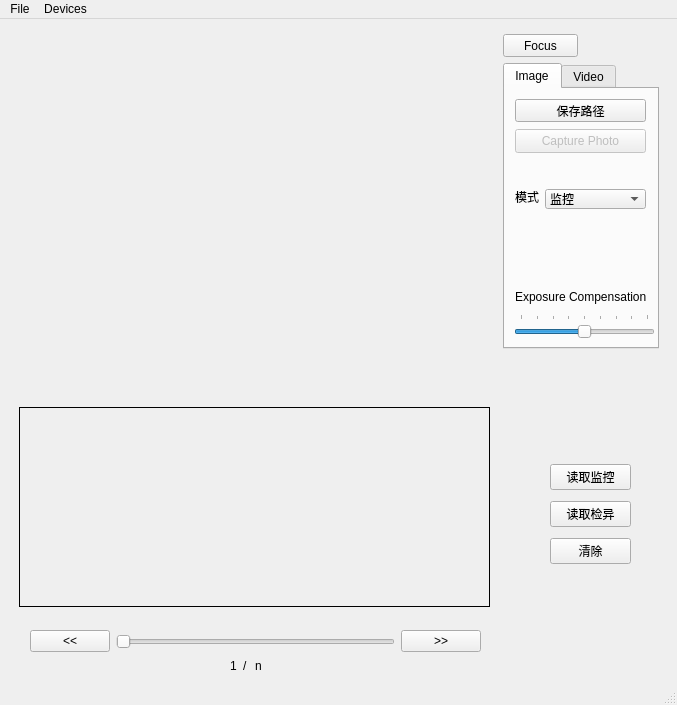
<?xml version="1.0" encoding="UTF-8"?>
<ui version="4.0">
 <class>Camera</class>
 <widget class="QMainWindow" name="Camera">
  <property name="geometry">
   <rect>
    <x>0</x>
    <y>0</y>
    <width>677</width>
    <height>705</height>
   </rect>
  </property>
  <property name="windowTitle">
   <string>Camera</string>
  </property>
  <widget class="QWidget" name="centralwidget">
   <widget class="QStackedWidget" name="stackedWidget">
    <property name="geometry">
     <rect>
      <x>9</x>
      <y>9</y>
      <width>491</width>
      <height>351</height>
     </rect>
    </property>
    <property name="sizePolicy">
     <sizepolicy hsizetype="Preferred" vsizetype="Preferred">
      <horstretch>1</horstretch>
      <verstretch>0</verstretch>
     </sizepolicy>
    </property>
    <property name="palette">
     <palette>
      <active>
       <colorrole role="Base">
        <brush brushstyle="SolidPattern">
         <color alpha="255">
          <red>255</red>
          <green>255</green>
          <blue>255</blue>
         </color>
        </brush>
       </colorrole>
       <colorrole role="Window">
        <brush brushstyle="SolidPattern">
         <color alpha="255">
          <red>145</red>
          <green>145</green>
          <blue>145</blue>
         </color>
        </brush>
       </colorrole>
      </active>
      <inactive>
       <colorrole role="Base">
        <brush brushstyle="SolidPattern">
         <color alpha="255">
          <red>255</red>
          <green>255</green>
          <blue>255</blue>
         </color>
        </brush>
       </colorrole>
       <colorrole role="Window">
        <brush brushstyle="SolidPattern">
         <color alpha="255">
          <red>145</red>
          <green>145</green>
          <blue>145</blue>
         </color>
        </brush>
       </colorrole>
      </inactive>
      <disabled>
       <colorrole role="Base">
        <brush brushstyle="SolidPattern">
         <color alpha="255">
          <red>145</red>
          <green>145</green>
          <blue>145</blue>
         </color>
        </brush>
       </colorrole>
       <colorrole role="Window">
        <brush brushstyle="SolidPattern">
         <color alpha="255">
          <red>145</red>
          <green>145</green>
          <blue>145</blue>
         </color>
        </brush>
       </colorrole>
      </disabled>
     </palette>
    </property>
    <property name="currentIndex">
     <number>0</number>
    </property>
    <widget class="QWidget" name="viewfinderPage">
     <layout class="QGridLayout" name="gridLayout_5">
      <item row="0" column="0">
       <widget class="QCameraViewfinder" name="viewfinder" native="true"/>
      </item>
     </layout>
    </widget>
    <widget class="QWidget" name="previewPage">
     <layout class="QGridLayout" name="gridLayout_4">
      <item row="0" column="0">
       <widget class="QLabel" name="lastImagePreviewLabel">
        <property name="sizePolicy">
         <sizepolicy hsizetype="Preferred" vsizetype="MinimumExpanding">
          <horstretch>0</horstretch>
          <verstretch>0</verstretch>
         </sizepolicy>
        </property>
        <property name="frameShape">
         <enum>QFrame::Box</enum>
        </property>
        <property name="text">
         <string/>
        </property>
       </widget>
      </item>
     </layout>
    </widget>
   </widget>
   <widget class="QPushButton" name="lockButton">
    <property name="geometry">
     <rect>
      <x>503</x>
      <y>15</y>
      <width>75</width>
      <height>23</height>
     </rect>
    </property>
    <property name="text">
     <string>Focus</string>
    </property>
   </widget>
   <widget class="QTabWidget" name="captureWidget">
    <property name="geometry">
     <rect>
      <x>503</x>
      <y>44</y>
      <width>156</width>
      <height>286</height>
     </rect>
    </property>
    <property name="currentIndex">
     <number>0</number>
    </property>
    <widget class="QWidget" name="tab_2">
     <attribute name="title">
      <string>Image</string>
     </attribute>
     <widget class="QPushButton" name="takeImageButton">
      <property name="enabled">
       <bool>false</bool>
      </property>
      <property name="geometry">
       <rect>
        <x>10</x>
        <y>40</y>
        <width>131</width>
        <height>24</height>
       </rect>
      </property>
      <property name="text">
       <string>Capture Photo</string>
      </property>
      <property name="icon">
       <iconset resource="camera.qrc">
        <normaloff>:/images/shutter.svg</normaloff>:/images/shutter.svg</iconset>
      </property>
     </widget>
     <widget class="QLabel" name="label">
      <property name="geometry">
       <rect>
        <x>10</x>
        <y>200</y>
        <width>132</width>
        <height>16</height>
       </rect>
      </property>
      <property name="text">
       <string>Exposure Compensation:</string>
      </property>
     </widget>
     <widget class="QSlider" name="exposureCompensation">
      <property name="geometry">
       <rect>
        <x>9</x>
        <y>225</y>
        <width>141</width>
        <height>27</height>
       </rect>
      </property>
      <property name="minimum">
       <number>-4</number>
      </property>
      <property name="maximum">
       <number>4</number>
      </property>
      <property name="pageStep">
       <number>2</number>
      </property>
      <property name="orientation">
       <enum>Qt::Horizontal</enum>
      </property>
      <property name="tickPosition">
       <enum>QSlider::TicksAbove</enum>
      </property>
     </widget>
     <widget class="QLabel" name="mode">
      <property name="geometry">
       <rect>
        <x>10</x>
        <y>100</y>
        <width>24</width>
        <height>16</height>
       </rect>
      </property>
      <property name="text">
       <string>模式</string>
      </property>
     </widget>
     <widget class="QComboBox" name="modeComboBox">
      <property name="geometry">
       <rect>
        <x>40</x>
        <y>100</y>
        <width>101</width>
        <height>20</height>
       </rect>
      </property>
      <property name="toolTip">
       <string>请选择模式</string>
      </property>
      <property name="sizeAdjustPolicy">
       <enum>QComboBox::AdjustToContentsOnFirstShow</enum>
      </property>
      <item>
       <property name="text">
        <string extracomment="实时监控">监控</string>
       </property>
      </item>
      <item>
       <property name="text">
        <string extracomment="检查异常">检异</string>
       </property>
      </item>
     </widget>
     <widget class="QPushButton" name="savePathButton">
      <property name="geometry">
       <rect>
        <x>10</x>
        <y>10</y>
        <width>131</width>
        <height>23</height>
       </rect>
      </property>
      <property name="text">
       <string>保存路径</string>
      </property>
     </widget>
    </widget>
    <widget class="QWidget" name="tab">
     <attribute name="title">
      <string>Video</string>
     </attribute>
     <layout class="QGridLayout" name="gridLayout_2">
      <item row="0" column="0">
       <widget class="QPushButton" name="recordButton">
        <property name="text">
         <string>Record</string>
        </property>
       </widget>
      </item>
      <item row="1" column="0">
       <widget class="QPushButton" name="pauseButton">
        <property name="text">
         <string>Pause</string>
        </property>
       </widget>
      </item>
      <item row="2" column="0">
       <widget class="QPushButton" name="stopButton">
        <property name="text">
         <string>Stop</string>
        </property>
       </widget>
      </item>
      <item row="3" column="0">
       <spacer name="verticalSpacer">
        <property name="orientation">
         <enum>Qt::Vertical</enum>
        </property>
        <property name="sizeHint" stdset="0">
         <size>
          <width>20</width>
          <height>76</height>
         </size>
        </property>
       </spacer>
      </item>
      <item row="4" column="0">
       <widget class="QPushButton" name="muteButton">
        <property name="text">
         <string>Mute</string>
        </property>
        <property name="checkable">
         <bool>true</bool>
        </property>
       </widget>
      </item>
     </layout>
    </widget>
   </widget>
   <widget class="QWidget" name="showImagewidget" native="true">
    <property name="geometry">
     <rect>
      <x>9</x>
      <y>378</y>
      <width>491</width>
      <height>221</height>
     </rect>
    </property>
    <widget class="QLabel" name="ImagePreviewLabel">
     <property name="geometry">
      <rect>
       <x>10</x>
       <y>10</y>
       <width>471</width>
       <height>200</height>
      </rect>
     </property>
     <property name="sizePolicy">
      <sizepolicy hsizetype="Preferred" vsizetype="MinimumExpanding">
       <horstretch>0</horstretch>
       <verstretch>0</verstretch>
      </sizepolicy>
     </property>
     <property name="frameShape">
      <enum>QFrame::Box</enum>
     </property>
     <property name="text">
      <string/>
     </property>
    </widget>
   </widget>
   <widget class="QWidget" name="layoutWidget">
    <property name="geometry">
     <rect>
      <x>30</x>
      <y>610</y>
      <width>451</width>
      <height>25</height>
     </rect>
    </property>
    <layout class="QHBoxLayout" name="horizontalLayout">
     <item>
      <widget class="QPushButton" name="frontButton">
       <property name="text">
        <string>&lt;&lt;</string>
       </property>
      </widget>
     </item>
     <item>
      <widget class="QSlider" name="horizontalSlider">
       <property name="orientation">
        <enum>Qt::Horizontal</enum>
       </property>
      </widget>
     </item>
     <item>
      <widget class="QPushButton" name="rearButton">
       <property name="text">
        <string>&gt;&gt;</string>
       </property>
      </widget>
     </item>
    </layout>
   </widget>
   <widget class="QWidget" name="layoutWidget">
    <property name="geometry">
     <rect>
      <x>230</x>
      <y>640</y>
      <width>32</width>
      <height>14</height>
     </rect>
    </property>
    <layout class="QHBoxLayout" name="horizontalLayout_2">
     <item>
      <widget class="QLabel" name="num1">
       <property name="text">
        <string>1</string>
       </property>
      </widget>
     </item>
     <item>
      <widget class="QLabel" name="num2">
       <property name="text">
        <string>/</string>
       </property>
      </widget>
     </item>
     <item>
      <widget class="QLabel" name="num3">
       <property name="text">
        <string>n</string>
       </property>
      </widget>
     </item>
    </layout>
   </widget>
   <widget class="QWidget" name="layoutWidget">
    <property name="geometry">
     <rect>
      <x>550</x>
      <y>440</y>
      <width>81</width>
      <height>111</height>
     </rect>
    </property>
    <layout class="QVBoxLayout" name="verticalLayout">
     <item>
      <widget class="QPushButton" name="readAbnormityButton">
       <property name="text">
        <string>读取监控</string>
       </property>
      </widget>
     </item>
     <item>
      <widget class="QPushButton" name="readMonitorButton">
       <property name="text">
        <string>读取检异</string>
       </property>
      </widget>
     </item>
     <item>
      <widget class="QPushButton" name="cleanButton">
       <property name="text">
        <string>清除</string>
       </property>
      </widget>
     </item>
    </layout>
   </widget>
  </widget>
  <widget class="QMenuBar" name="menubar">
   <property name="geometry">
    <rect>
     <x>0</x>
     <y>0</y>
     <width>677</width>
     <height>23</height>
    </rect>
   </property>
   <widget class="QMenu" name="menuFile">
    <property name="title">
     <string>File</string>
    </property>
    <addaction name="actionStartCamera"/>
    <addaction name="actionStopCamera"/>
    <addaction name="separator"/>
    <addaction name="actionSettings"/>
    <addaction name="separator"/>
    <addaction name="actionExit"/>
   </widget>
   <widget class="QMenu" name="menuDevices">
    <property name="title">
     <string>Devices</string>
    </property>
   </widget>
   <addaction name="menuFile"/>
   <addaction name="menuDevices"/>
  </widget>
  <widget class="QStatusBar" name="statusbar"/>
  <action name="actionExit">
   <property name="text">
    <string>Exit</string>
   </property>
  </action>
  <action name="actionStartCamera">
   <property name="text">
    <string>Start Camera</string>
   </property>
  </action>
  <action name="actionStopCamera">
   <property name="text">
    <string>Stop Camera</string>
   </property>
  </action>
  <action name="actionSettings">
   <property name="text">
    <string>Settings</string>
   </property>
  </action>
 </widget>
 <customwidgets>
  <customwidget>
   <class>QCameraViewfinder</class>
   <extends>QWidget</extends>
   <header>qcameraviewfinder.h</header>
   <container>1</container>
  </customwidget>
 </customwidgets>
 <resources>
  <include location="camera.qrc"/>
 </resources>
 <connections>
  <connection>
   <sender>recordButton</sender>
   <signal>clicked()</signal>
   <receiver>Camera</receiver>
   <slot>record()</slot>
   <hints>
    <hint type="sourcelabel">
     <x>647</x>
     <y>149</y>
    </hint>
    <hint type="destinationlabel">
     <x>61</x>
     <y>238</y>
    </hint>
   </hints>
  </connection>
  <connection>
   <sender>stopButton</sender>
   <signal>clicked()</signal>
   <receiver>Camera</receiver>
   <slot>stop()</slot>
   <hints>
    <hint type="sourcelabel">
     <x>647</x>
     <y>225</y>
    </hint>
    <hint type="destinationlabel">
     <x>140</x>
     <y>236</y>
    </hint>
   </hints>
  </connection>
  <connection>
   <sender>pauseButton</sender>
   <signal>clicked()</signal>
   <receiver>Camera</receiver>
   <slot>pause()</slot>
   <hints>
    <hint type="sourcelabel">
     <x>647</x>
     <y>187</y>
    </hint>
    <hint type="destinationlabel">
     <x>234</x>
     <y>237</y>
    </hint>
   </hints>
  </connection>
  <connection>
   <sender>takeImageButton</sender>
   <signal>clicked()</signal>
   <receiver>Camera</receiver>
   <slot>takeImage()</slot>
   <hints>
    <hint type="sourcelabel">
     <x>625</x>
     <y>132</y>
    </hint>
    <hint type="destinationlabel">
     <x>603</x>
     <y>169</y>
    </hint>
   </hints>
  </connection>
  <connection>
   <sender>lockButton</sender>
   <signal>clicked()</signal>
   <receiver>Camera</receiver>
   <slot>toggleLock()</slot>
   <hints>
    <hint type="sourcelabel">
     <x>658</x>
     <y>75</y>
    </hint>
    <hint type="destinationlabel">
     <x>453</x>
     <y>119</y>
    </hint>
   </hints>
  </connection>
  <connection>
   <sender>muteButton</sender>
   <signal>toggled(bool)</signal>
   <receiver>Camera</receiver>
   <slot>setMuted(bool)</slot>
   <hints>
    <hint type="sourcelabel">
     <x>647</x>
     <y>377</y>
    </hint>
    <hint type="destinationlabel">
     <x>5</x>
     <y>280</y>
    </hint>
   </hints>
  </connection>
  <connection>
   <sender>exposureCompensation</sender>
   <signal>valueChanged(int)</signal>
   <receiver>Camera</receiver>
   <slot>setExposureCompensation(int)</slot>
   <hints>
    <hint type="sourcelabel">
     <x>559</x>
     <y>367</y>
    </hint>
    <hint type="destinationlabel">
     <x>665</x>
     <y>365</y>
    </hint>
   </hints>
  </connection>
  <connection>
   <sender>actionSettings</sender>
   <signal>triggered()</signal>
   <receiver>Camera</receiver>
   <slot>configureCaptureSettings()</slot>
   <hints>
    <hint type="sourcelabel">
     <x>-1</x>
     <y>-1</y>
    </hint>
    <hint type="destinationlabel">
     <x>333</x>
     <y>210</y>
    </hint>
   </hints>
  </connection>
  <connection>
   <sender>actionStartCamera</sender>
   <signal>triggered()</signal>
   <receiver>Camera</receiver>
   <slot>startCamera()</slot>
   <hints>
    <hint type="sourcelabel">
     <x>-1</x>
     <y>-1</y>
    </hint>
    <hint type="destinationlabel">
     <x>333</x>
     <y>210</y>
    </hint>
   </hints>
  </connection>
  <connection>
   <sender>actionStopCamera</sender>
   <signal>triggered()</signal>
   <receiver>Camera</receiver>
   <slot>stopCamera()</slot>
   <hints>
    <hint type="sourcelabel">
     <x>-1</x>
     <y>-1</y>
    </hint>
    <hint type="destinationlabel">
     <x>333</x>
     <y>210</y>
    </hint>
   </hints>
  </connection>
 </connections>
 <slots>
  <slot>record()</slot>
  <slot>pause()</slot>
  <slot>stop()</slot>
  <slot>enablePreview(bool)</slot>
  <slot>configureCaptureSettings()</slot>
  <slot>takeImage()</slot>
  <slot>startCamera()</slot>
  <slot>toggleLock()</slot>
  <slot>setMuted(bool)</slot>
  <slot>stopCamera()</slot>
  <slot>setExposureCompensation(int)</slot>
 </slots>
</ui>
